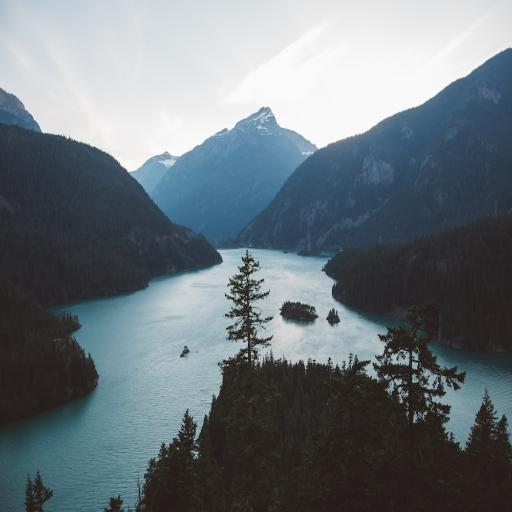
#> input picture images/landscape.jpg, 512 x 512 px, found by its file name
$ python 2b.py
#> lines starting #> are read from the running program, lines starting #| are printed output that depends on the picture
import numpy as np
import matplotlib.pyplot as plt


def make_gray_image(image):
    gray_image = image
    if len(image.shape) == 3:
        gray_image = np.mean(image, axis=2).astype(np.uint8)
    return gray_image


def do_power_law(image, gamma):
    f_range = np.arange(0, 256)
    f_value = np.power(f_range, gamma)
    transformed_image = np.copy(image).astype(np.uint8)
    transformed_image = transformed_image/255.0
    transformed_image = np.uint8(np.power(transformed_image, gamma) * 255)
    return transformed_image, f_value, f_range


def do_inverse_log(image):
    transformed_image = np.copy(image).astype(np.uint8)
    transformed_image = transformed_image/255.0

    f_range = np.arange(0, 256)
    scalling_factor = 255.0 / np.log(1 + 255)
    # for log operation
    # f_value = scalling_factor * np.log(1 + f_range)
    # transformed_image = np.uint8(scalling_factor * np.log(1 + transformed_image))

    # for inverse log operation
    f_value = (np.exp(f_range) ** (1/scalling_factor)) - 1
    transformed_image = np.uint8(np.exp(transformed_image*255) ** (1/scalling_factor) - 1)
    return transformed_image, f_value, f_range


rgb_image = plt.imread('images/landscape.jpg')
#> rgb_image is the input picture: shape (512, 512, 3); mean R, G, B 108.1, 118.2, 124.5
gray_image = make_gray_image(rgb_image)
#> in make_gray_image, `gray_image = np.mean(image, axis=2).astype(np.uint8)`:
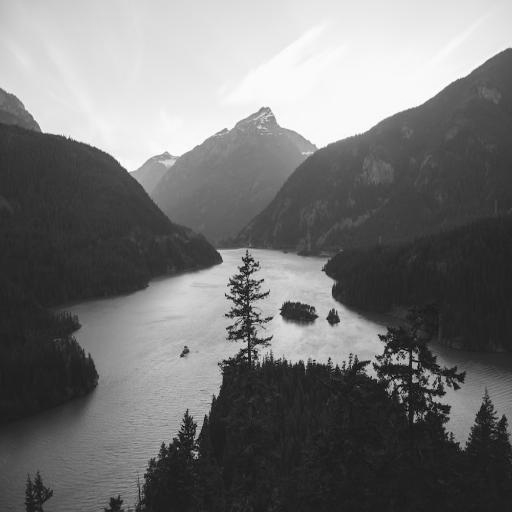
#> gray_image: shape (512, 512); min 1, max 255, mean 116.6

power = 2
power_law_image, f_value, f_range = do_power_law(gray_image, power)
#> in do_power_law, `transformed_image = np.uint8(np.power(transformed_image, gamma) * 255)`:
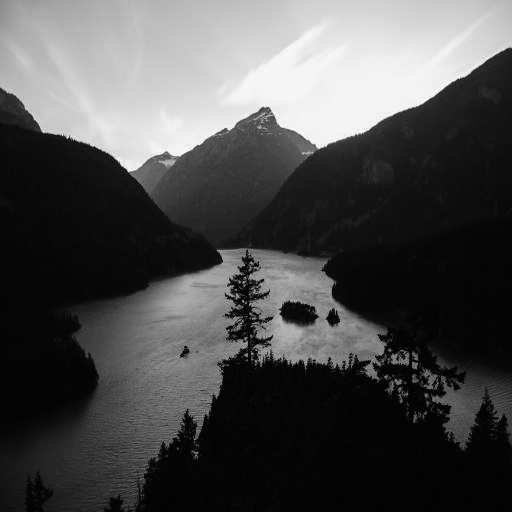
#> transformed_image: shape (512, 512); min 0, max 255, mean 77.3
#> f_value = 256 values from 0 to 65025; f_range = 256 values from 0 to 255
log_image, log_f_value, log_f_range = do_inverse_log(gray_image)
#> in do_inverse_log, `transformed_image = np.uint8(np.exp(transformed_image*255) ** (1/scall..`:
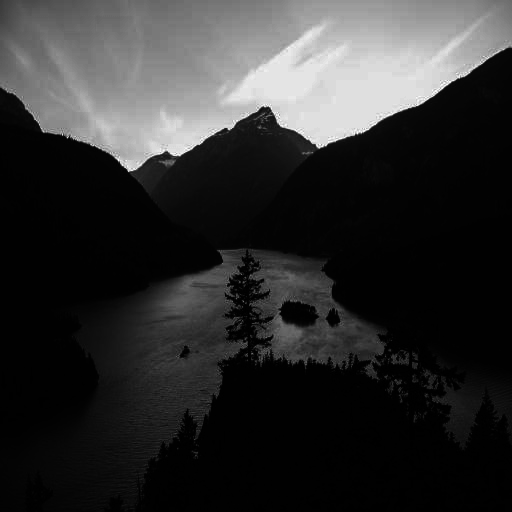
#> transformed_image: shape (512, 512); min 0, max 255, mean 47
#> log_f_value = 256 values from 0 to 255; log_f_range = 256 values from 0 to 255

# print(np.max(power_law_image))
# print(np.max(log_image))

plt.figure(figsize=(8, 7))
plt.subplot(3, 2, (1, 2))
plt.imshow(gray_image, cmap='gray', vmin=0, vmax=255)
plt.title('Original')
plt.subplot(3, 2, 3)
plt.plot(f_range, f_value)
plt.title(f'Transfer Function(power-{power})')
plt.subplot(3, 2, 4)
plt.imshow(power_law_image, cmap='gray', vmin=0, vmax=255)
plt.title('Transformed')
plt.subplot(3, 2, 5)
plt.plot(log_f_range, log_f_value)
plt.title('Transfer Function(inverse-log)')
plt.subplot(3, 2, 6)
plt.imshow(log_image, cmap='gray', vmin=0, vmax=255)
plt.title('Transformed')

plt.tight_layout()
plt.show()
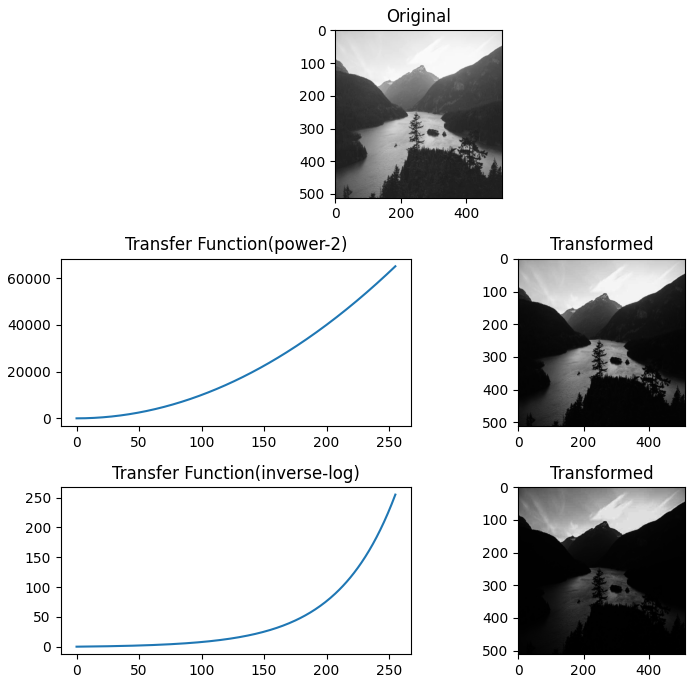
#> figure drawn by matplotlib, 5 panels; panel 2: curve peaks at x = 255, y = 65025; panel 4: curve peaks at x = 255, y = 255

$ run again, with images/cat.jpg copied over images/landscape.jpg
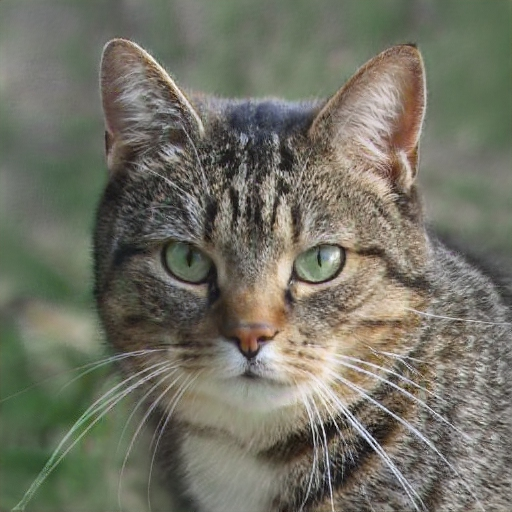
#> input picture images/cat.jpg, 512 x 512 px, found by its file name
#> rgb_image is the input picture: shape (512, 512, 3); mean R, G, B 113.7, 113.4, 100.5
#> in do_power_law, `transformed_image = np.uint8(np.power(transformed_image, gamma) * 255)`:
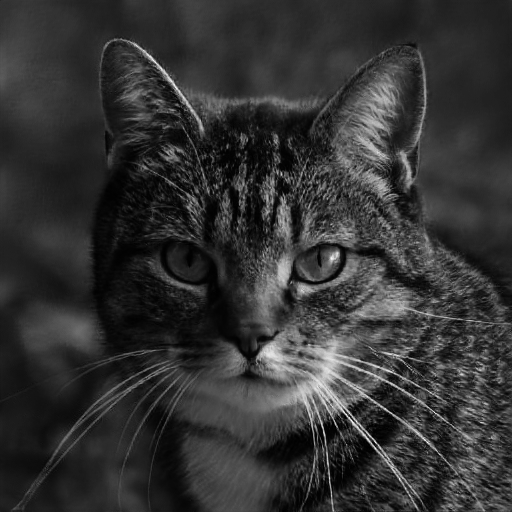
#> transformed_image: shape (512, 512); min 0, max 251, mean 51.2
#> f_value = 256 values from 0 to 65025; f_range = 256 values from 0 to 255
#> in do_inverse_log, `transformed_image = np.uint8(np.exp(transformed_image*255) ** (1/scall..`:
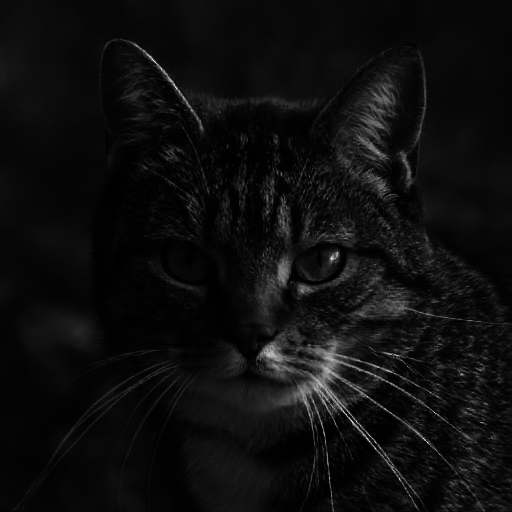
#> transformed_image: shape (512, 512); min 0, max 244, mean 13.7
